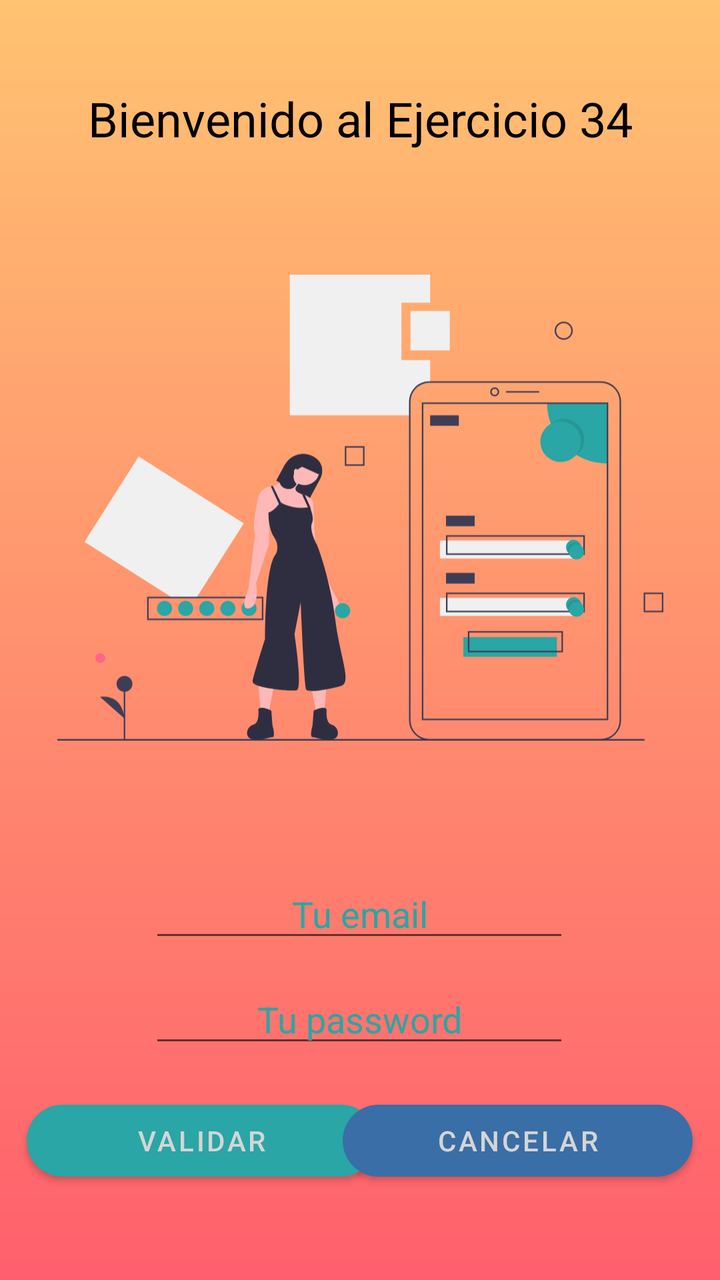
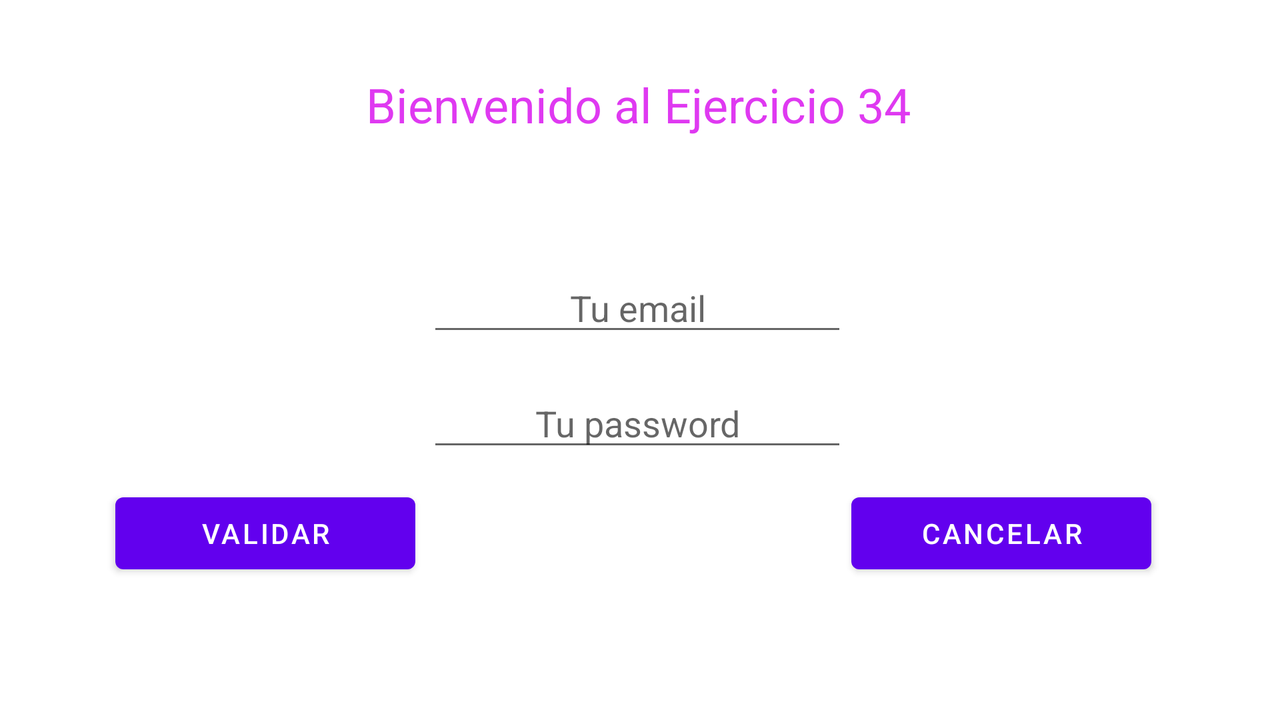

The same Android screen from two of the app's own layout files: first res/layout/ as a phone draws it, then the repository's variant for another configuration, drawn on a device whose configuration selects that folder. Both files follow.
<!-- AndroidManifest.xml: application theme Theme.Ejer34_HolaMundo -->
<!-- res/layout/activity_main.xml -->
<?xml version="1.0" encoding="utf-8"?>
<androidx.constraintlayout.widget.ConstraintLayout xmlns:android="http://schemas.android.com/apk/res/android"
    xmlns:app="http://schemas.android.com/apk/res-auto"
    xmlns:tools="http://schemas.android.com/tools"
    android:layout_width="match_parent"
    android:layout_height="match_parent"
    android:background="@drawable/bg_prime"
    tools:context=".MainActivity">

    <TextView
        android:id="@+id/textView"
        android:layout_width="wrap_content"
        android:layout_height="wrap_content"
        android:text="@string/app_title"
        android:textColor="@color/black"
        android:textSize="24sp"
        app:layout_constraintBottom_toBottomOf="parent"
        app:layout_constraintEnd_toEndOf="parent"
        app:layout_constraintStart_toStartOf="parent"
        app:layout_constraintTop_toTopOf="parent"
        app:layout_constraintVertical_bias="0.071" />

    <EditText
        android:id="@+id/editTextTextEmailAddress"
        android:layout_width="wrap_content"
        android:layout_height="wrap_content"
        android:ems="10"
        android:gravity="center"
        android:hint="Tu email"
        android:inputType="textEmailAddress"
        android:textColor="@color/black"
        android:textColorHint="#29A6A5"
        app:layout_constraintBottom_toBottomOf="parent"
        app:layout_constraintEnd_toEndOf="parent"
        app:layout_constraintHorizontal_bias="0.497"
        app:layout_constraintStart_toStartOf="parent"
        app:layout_constraintTop_toBottomOf="@+id/imageView"
        app:layout_constraintVertical_bias="0.156" />

    <EditText
        android:id="@+id/editTextTextPassword"
        android:layout_width="wrap_content"
        android:layout_height="wrap_content"
        android:ems="10"
        android:gravity="center"
        android:hint="Tu password"
        android:inputType="textPassword"
        android:textColor="@color/black"
        android:textColorHint="#29A6A5"
        app:layout_constraintBottom_toBottomOf="parent"
        app:layout_constraintEnd_toEndOf="parent"
        app:layout_constraintHorizontal_bias="0.497"
        app:layout_constraintStart_toStartOf="parent"
        app:layout_constraintTop_toBottomOf="@+id/editTextTextEmailAddress"
        app:layout_constraintVertical_bias="0.093" />

    <Button
        android:id="@+id/button"
        android:layout_width="175dp"
        android:layout_height="wrap_content"
        android:text="Validar"
        android:textColor="#D5D5D5"
        app:backgroundTint="#29A6A5"
        app:cornerRadius="30dp"
        app:layout_constraintBottom_toBottomOf="parent"
        app:layout_constraintEnd_toEndOf="parent"
        app:layout_constraintHorizontal_bias="0.072"
        app:layout_constraintStart_toStartOf="parent"
        app:layout_constraintTop_toBottomOf="@+id/editTextTextPassword"
        app:layout_constraintVertical_bias="0.279" />

    <Button
        android:id="@+id/button2"
        android:layout_width="175dp"
        android:layout_height="wrap_content"
        android:text="Cancelar"
        android:textColor="#D5D5D5"
        app:backgroundTint="#3A6EA6"
        app:cornerRadius="30dp"
        app:layout_constraintBottom_toBottomOf="parent"
        app:layout_constraintEnd_toEndOf="parent"
        app:layout_constraintHorizontal_bias="0.927"
        app:layout_constraintStart_toStartOf="parent"
        app:layout_constraintTop_toBottomOf="@+id/editTextTextPassword"
        app:layout_constraintVertical_bias="0.279" />

    <ImageView
        android:id="@+id/imageView"
        android:layout_width="303dp"
        android:layout_height="301dp"
        android:layout_marginTop="28dp"
        app:layout_constraintBottom_toBottomOf="parent"
        app:layout_constraintEnd_toEndOf="parent"
        app:layout_constraintStart_toStartOf="parent"
        app:layout_constraintTop_toBottomOf="@+id/textView"
        app:layout_constraintVertical_bias="0.0"
        app:srcCompat="@drawable/ic_login" />

</androidx.constraintlayout.widget.ConstraintLayout>
<!-- resources referenced by this layout -->
<resources>
  <!-- drawable bg_prime: jpg bitmap (drawable-v24, 13043 bytes) -->
  <!-- drawable ic_login: vector/xml drawable (drawable, 9390 chars, omitted) -->
  <string name="app_title">Bienvenido al Ejercicio 34</string>
  <style name="Theme.Ejer34_HolaMundo" parent="Theme.MaterialComponents.DayNight.NoActionBar">
          
          <item name="colorPrimary">@color/purple_500</item>
          <item name="colorPrimaryVariant">@color/purple_700</item>
          <item name="colorOnPrimary">@color/white</item>
          
          <item name="colorSecondary">@color/teal_200</item>
          <item name="colorSecondaryVariant">@color/teal_700</item>
          <item name="colorOnSecondary">@color/black</item>
          
          <item name="android:statusBarColor" tools:targetApi="l">?attr/colorPrimaryVariant</item>
          
      </style>
</resources>
<!-- res/layout-land/activity_main.xml (the repository's variant of the layout above) -->
<!-- drawn on the phone turned sideways -->
<?xml version="1.0" encoding="utf-8"?>
<androidx.constraintlayout.widget.ConstraintLayout xmlns:android="http://schemas.android.com/apk/res/android"
    xmlns:app="http://schemas.android.com/apk/res-auto"
    xmlns:tools="http://schemas.android.com/tools"
    android:layout_width="match_parent"
    android:layout_height="match_parent"
    tools:context=".MainActivity">

    <TextView
        android:id="@+id/textView"
        android:layout_width="wrap_content"
        android:layout_height="wrap_content"
        android:text="Bienvenido al Ejercicio 34"
        android:textColor="#DF39F1"
        android:textSize="24sp"
        app:layout_constraintBottom_toBottomOf="parent"
        app:layout_constraintEnd_toEndOf="parent"
        app:layout_constraintHorizontal_bias="0.498"
        app:layout_constraintStart_toStartOf="parent"
        app:layout_constraintTop_toTopOf="parent"
        app:layout_constraintVertical_bias="0.11" />

    <EditText
        android:id="@+id/editTextTextEmailAddress"
        android:layout_width="wrap_content"
        android:layout_height="wrap_content"
        android:ems="10"
        android:hint="Tu email"
        android:gravity="center"
        android:inputType="textEmailAddress"
        app:layout_constraintBottom_toBottomOf="parent"
        app:layout_constraintEnd_toEndOf="parent"
        app:layout_constraintHorizontal_bias="0.497"
        app:layout_constraintStart_toStartOf="parent"
        app:layout_constraintTop_toBottomOf="@+id/textView"
        app:layout_constraintVertical_bias="0.253" />

    <EditText
        android:id="@+id/editTextTextPassword"
        android:layout_width="wrap_content"
        android:layout_height="wrap_content"
        android:ems="10"
        android:hint="Tu password"
        android:gravity="center"
        android:inputType="textPassword"
        app:layout_constraintBottom_toBottomOf="parent"
        app:layout_constraintEnd_toEndOf="parent"
        app:layout_constraintHorizontal_bias="0.497"
        app:layout_constraintStart_toStartOf="parent"
        app:layout_constraintTop_toBottomOf="@+id/editTextTextEmailAddress"
        app:layout_constraintVertical_bias="0.111" />

    <Button
        android:id="@+id/button"
        android:layout_width="150dp"
        android:layout_height="wrap_content"
        android:text="Validar"
        app:layout_constraintBottom_toBottomOf="parent"
        app:layout_constraintEnd_toEndOf="parent"
        app:layout_constraintHorizontal_bias="0.118"
        app:layout_constraintStart_toStartOf="parent"
        app:layout_constraintTop_toBottomOf="@+id/editTextTextPassword"
        app:layout_constraintVertical_bias="0.149" />

    <Button
        android:id="@+id/button2"
        android:layout_width="150dp"
        android:layout_height="wrap_content"
        android:text="Cancelar"
        app:layout_constraintBottom_toBottomOf="parent"
        app:layout_constraintEnd_toEndOf="parent"
        app:layout_constraintHorizontal_bias="0.869"
        app:layout_constraintStart_toStartOf="parent"
        app:layout_constraintTop_toBottomOf="@+id/editTextTextPassword"
        app:layout_constraintVertical_bias="0.149" />
</androidx.constraintlayout.widget.ConstraintLayout>
<!-- resources referenced by the variant -->
<!-- as the phone turned sideways resolves them -->
<resources>
  <style name="Theme.Ejer34_HolaMundo" parent="Theme.MaterialComponents.DayNight.NoActionBar">
          
          <item name="colorPrimary">@color/purple_500</item>
          <item name="colorPrimaryVariant">@color/purple_700</item>
          <item name="colorOnPrimary">@color/white</item>
          
          <item name="colorSecondary">@color/teal_200</item>
          <item name="colorSecondaryVariant">@color/teal_700</item>
          <item name="colorOnSecondary">@color/black</item>
          
          <item name="android:statusBarColor" tools:targetApi="l">?attr/colorPrimaryVariant</item>
          
      </style>
</resources>
